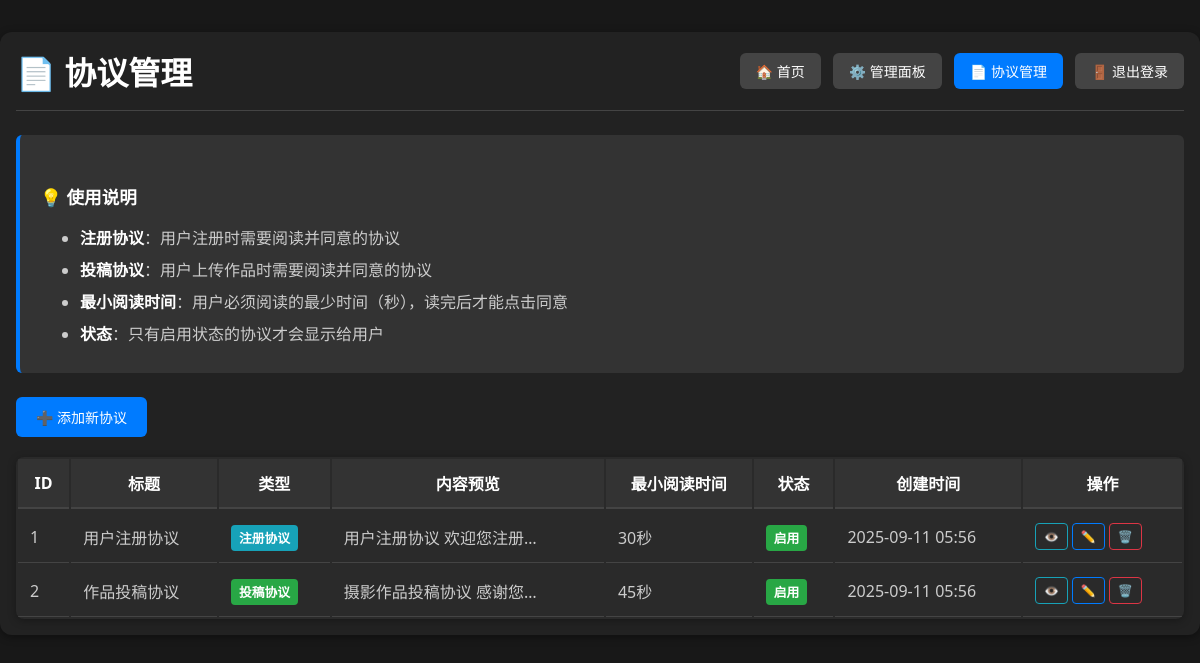
Before: /agreement_management (signed in) with the older database file.
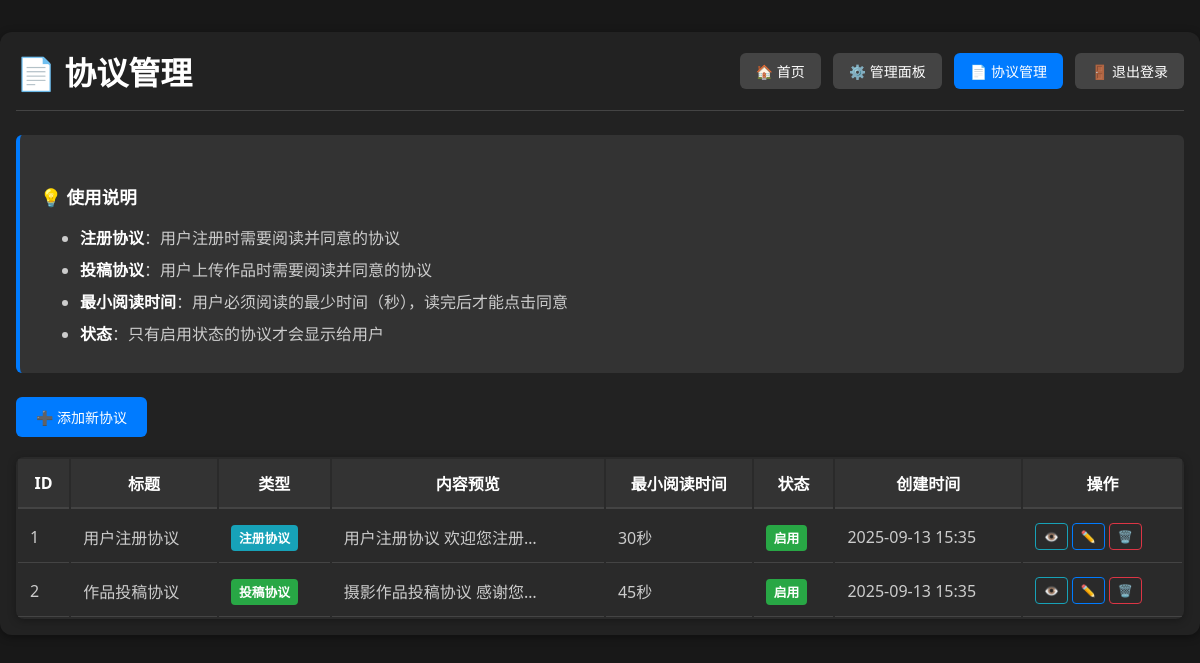
After: the same page with the newer database file.
### src/app.py (models this page shows)
class Agreement(db.Model):
    id = db.Column(db.Integer, primary_key=True)
    title = db.Column(db.String(100), nullable=False)  # 协议标题
    content = db.Column(db.Text, nullable=False)  # 协议内容（HTML格式）
    agreement_type = db.Column(db.String(20), nullable=False)  # 协议类型：register, upload
    min_read_time = db.Column(db.Integer, default=10)  # 最小阅读时间（秒）
    is_active = db.Column(db.Boolean, default=True)  # 是否启用
    created_at = db.Column(db.DateTime, default=db.func.current_timestamp())
    updated_at = db.Column(db.DateTime, default=db.func.current_timestamp(), onupdate=db.func.current_timestamp())

### src/app.py (the view)
@app.route('/agreement_management')
@super_admin_required
def agreement_management():
    agreements = Agreement.query.all()
    return render_template('agreement_management.html', agreements=agreements)

### src/app.py (called while the page is built)
def super_admin_required(f):
    @wraps(f)
    def decorated_function(*args, **kwargs):
        if 'user_id' not in session:
            return redirect(url_for('login'))
        user = User.query.get(session['user_id'])
        if not user or not user.is_active:
            session.clear()  # 清除session
            flash('账户已被禁用，请联系管理员')
            return redirect(url_for('login'))
        elif user.role < 3:
            flash('需要系统管理员权限')
            return redirect(url_for('index'))
        return f(*args, **kwargs)
    return decorated_function

### templates/agreement_management.html (shortened to what the changed rows need)
<!DOCTYPE html>
<html lang="zh-CN">
<head>
</head>
<body>
    <div class="container">
        <div class="header">
            <h1 class="title">📄 协议管理</h1>
        </div>
        <div class="table-container">
            <table class="table">
                <thead>
                    <tr>
                        <th>ID</th>
                        <th>标题</th>
                        <th>类型</th>
                        <th>内容预览</th>
                        <th>最小阅读时间</th>
                        <th>状态</th>
                        <th>创建时间</th>
                        <th>操作</th>
                    </tr>
                </thead>
                <tbody>
                    {% for agreement in agreements %}
                    <tr>
                        <td>{{ agreement.id }}</td>
                        <td>{{ agreement.title }}</td>
                        <td>
                            {% if agreement.agreement_type == 'register' %}
                                <span class="badge badge-info">注册协议</span>
                            {% elif agreement.agreement_type == 'upload' %}
                                <span class="badge badge-success">投稿协议</span>
                            {% else %}
                                <span class="badge badge-secondary">其他</span>
                            {% endif %}
                        </td>
                        <td>
                            <div class="content-section" title="{{ agreement.content|striptags }}">
                                {{ agreement.content|striptags|truncate(50) }}
                            </div>
                        </td>
                        <td>{{ agreement.min_read_time }}秒</td>
                        <td>
                            {% if agreement.is_active %}
                                <span class="badge badge-success">启用</span>
                            {% else %}
                                <span class="badge badge-danger">禁用</span>
                            {% endif %}
                        </td>
                        <td>{{ agreement.created_at.strftime('%Y-%m-%d %H:%M') }}</td>
                        <td>
                            <div class="btn-group">
                                <a href="{{ url_for('view_agreement', agreement_id=agreement.id) }}"
                                   class="btn-outline btn-outline-info" title="查看">
                                    👁️
                                </a>
                                <a href="{{ url_for('edit_agreement', agreement_id=agreement.id) }}"
                                   class="btn-outline btn-outline-primary" title="编辑">
                                    ✏️
                                </a>
                                <button type="button" class="btn-outline btn-outline-danger delete-btn"
                                        data-agreement-id="{{ agreement.id }}" title="删除">
                                    🗑️
                                </button>
                            </div>
                        </td>
                    </tr>
                    {% else %}
                    <tr>
                        <td colspan="8" class="empty-message">暂无协议记录</td>
                    </tr>
                    {% endfor %}
                </tbody>
            </table>
        </div>
    </div>
</body>
</html>

Changed rows visible on the page:
changed Agreement "用户注册协议": created_at "2025-09-11 05:56" → "2025-09-13 15:35"
changed Agreement "作品投稿协议": created_at "2025-09-11 05:56" → "2025-09-13 15:35"
